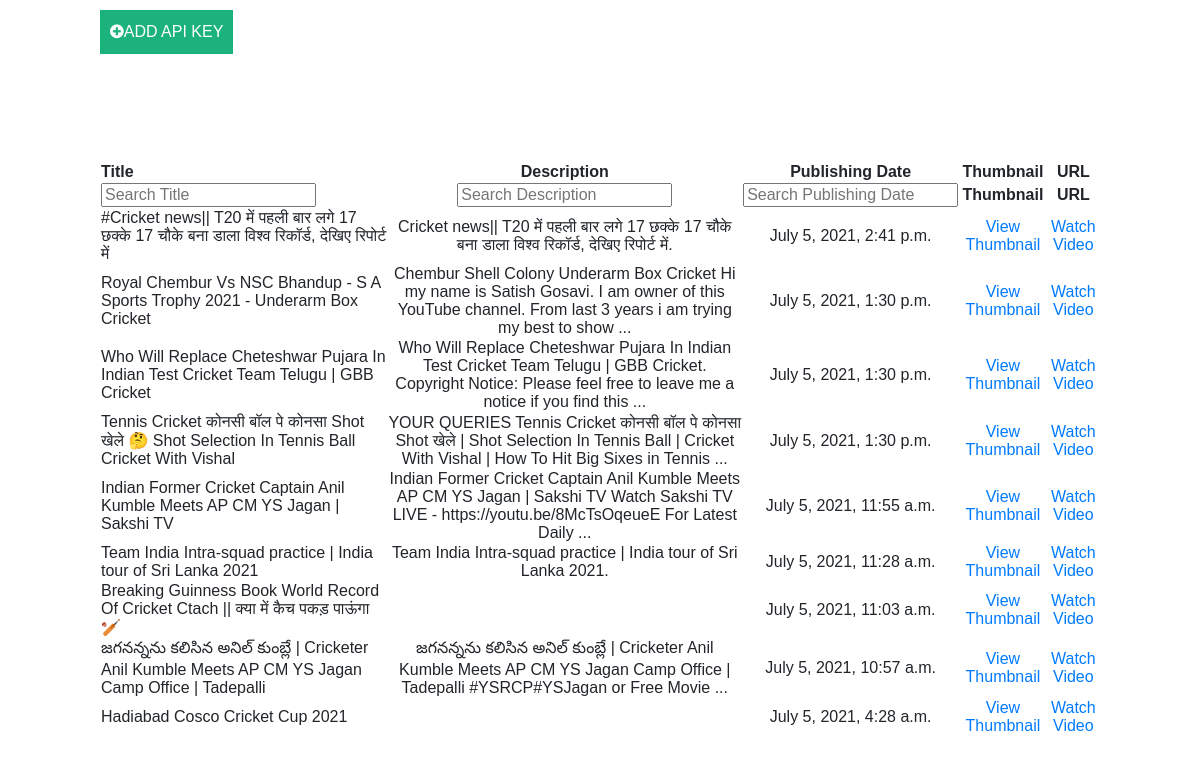
The app's page /, older data.
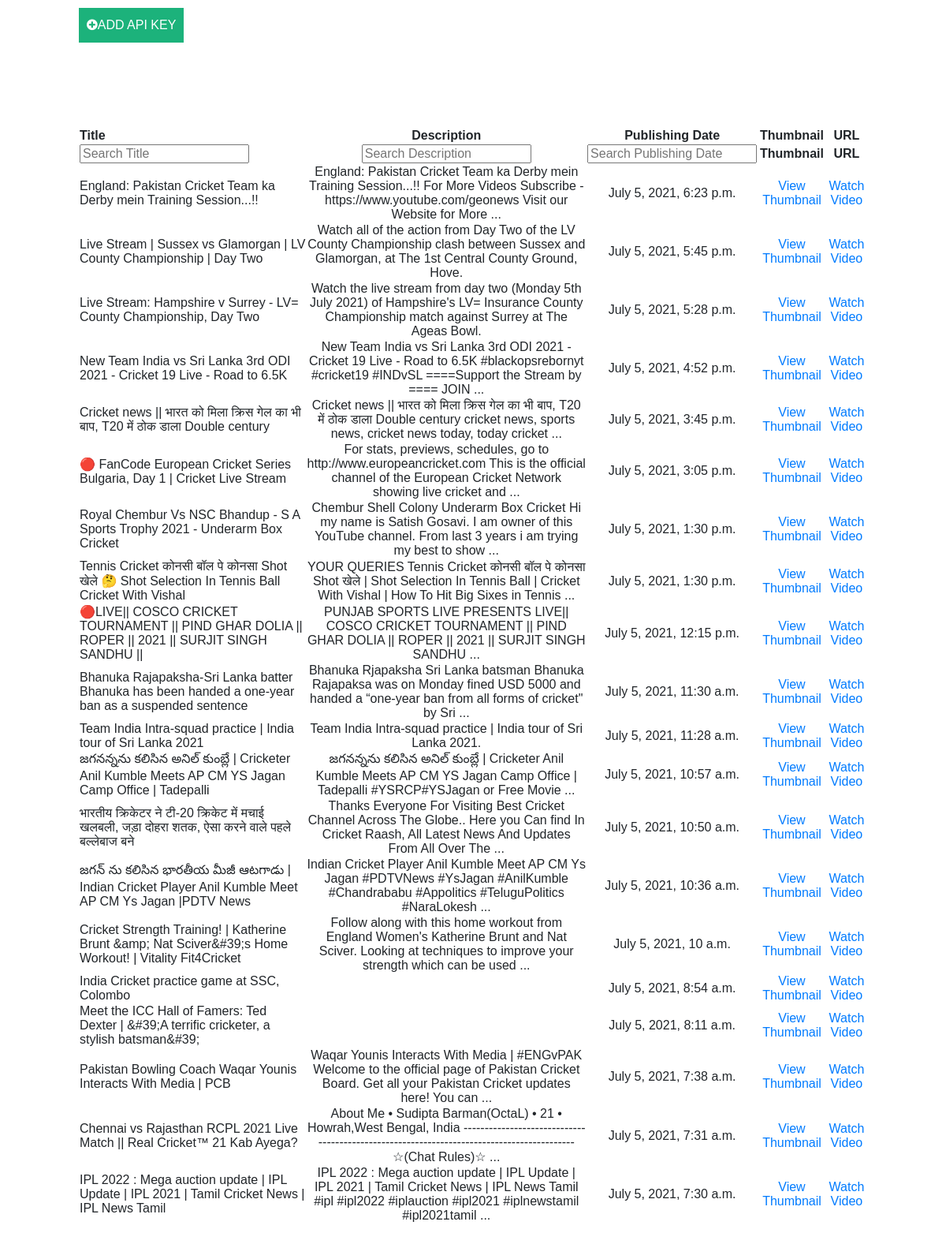
The same page, newer data.
### video_app/models.py (models this page shows, shortened)
class videos(models.Model):
    video_id = models.CharField(max_length=200,null=True,unique=True)
    title = models.CharField(max_length=500,null=True)
    description = models.CharField(max_length=2000,null=True)
    date = models.DateTimeField(null=True)
    photo = models.CharField(max_length=100,null=True)
    url = models.CharField(max_length=500,null=True)

### video_app/views.py (the view)
# urls.py: path('', views.dashboard, name='dashboard'),
def dashboard(request):
    entries = getattr(models, VIDEOS).objects.all().order_by('-'+DATE)
    return render(request, BASE_PATH, {ENTRIES: entries})

### video_app/templates/video_app/base.html (shortened to what this page needs)
<!DOCTYPE>
    <html>
    <head>
{% include "video_app/imports/css.html" %}
    <head>
    <body>
    <button type='button' onclick="crud()"  style=" width:auto;padding:10px;margin-left:100px;margin-top:10px"><i class="fa fa-plus-circle"></i>ADD API KEY</button>
    <div style="padding:100px">
    {% include "video_app/table/table.html" %}
</body>
</html>

### video_app/templates/video_app/table/table.html
<table id="table_id" class="display">
    <thead>
        <tr>
            <th>Title</th>
            <th style="text-align:center">Description</th>
            <th style="text-align:center">Publishing Date</th>
            <th style="text-align:center">Thumbnail</th>
            <th style="text-align:center">URL</th>
        </tr>
    </thead>
    <tbody>
    {% for entry in entries %}
        <tr>
            <td>{{ entry.title }}</td>
            <td style="text-align:center" >{{ entry.description }}</td>
            <td style="text-align:center" >{{ entry.date }}</td>
            <td style="text-align:center" ><a href="{{ entry.photo }}" target='_blank'>View Thumbnail</a></td>
            <td style="text-align:center" ><a href="{{ entry.url }}" targer='_blank'>Watch Video</a></td>
        </tr>
        {% endfor %}
    </tbody>
</table>

Row changes from the older to the newer data that the page shows:
removed videos: title "#Cricket news|| T20 में पहली बार लगे 17 छक्के 17 चौके बना डाला विश्व रिकॉर्ड, देखिए रिपोर्ट में", description "Cricket news|| T20 में पहली बार लगे 17 छक्के 17 चौके बना डाला विश्व रिकॉर्ड, देखिए रिपोर्ट में.", date "July 5, 2021, 2:41 p.m."
removed videos: title "Who Will Replace Cheteshwar Pujara In Indian Test Cricket Team Telugu | GBB Cricket", description "Who Will Replace Cheteshwar Pujara In Indian Test Cricket Team Telugu | GBB Cricket. Copyright Notice: Please feel free to leave me a notice if you find this ...", date "July 5, 2021, 1:30 p.m."
removed videos: title "Indian Former Cricket Captain Anil Kumble Meets AP CM YS Jagan | Sakshi TV", description "Indian Former Cricket Captain Anil Kumble Meets AP CM YS Jagan | Sakshi TV Watch Sakshi TV LIVE - https://youtu.be/8McTsOqeueE For Latest Daily ...", date "July 5, 2021, 11:55 a.m."
removed videos: title "Breaking Guinness Book World Record Of Cricket Ctach || क्या में कैच पकड़ पाऊंगा 🏏", date "July 5, 2021, 11:03 a.m."
removed videos: title "Hadiabad Cosco Cricket Cup 2021", date "July 5, 2021, 4:28 a.m."
added videos: title "England: Pakistan Cricket Team ka Derby mein Training Session...!!", description "England: Pakistan Cricket Team ka Derby mein Training Session...!! For More Videos Subscribe - https://www.youtube.com/geonews Visit our Website for More ...", date "July 5, 2021, 6:23 p.m."
added videos: title "Live Stream | Sussex vs Glamorgan | LV County Championship | Day Two", description "Watch all of the action from Day Two of the LV County Championship clash between Sussex and Glamorgan, at The 1st Central County Ground, Hove.", date "July 5, 2021, 5:45 p.m."
added videos: title "Live Stream: Hampshire v Surrey - LV= County Championship, Day Two", description "Watch the live stream from day two (Monday 5th July 2021) of Hampshire's LV= Insurance County Championship match against Surrey at The Ageas Bowl.", date "July 5, 2021, 5:28 p.m."
added videos: title "New Team India vs Sri Lanka 3rd ODI 2021 - Cricket 19 Live - Road to 6.5K", description "New Team India vs Sri Lanka 3rd ODI 2021 - Cricket 19 Live - Road to 6.5K #blackopsrebornyt #cricket19 #INDvSL ====Support the Stream by ==== JOIN ...", date "July 5, 2021, 4:52 p.m."
added videos: title "Cricket news || भारत को मिला क्रिस गेल का भी बाप, T20 में ठोक डाला Double century", description "Cricket news || भारत को मिला क्रिस गेल का भी बाप, T20 में ठोक डाला Double century cricket news, sports news, cricket news today, today cricket ...", date "July 5, 2021, 3:45 p.m."
added videos: title "🔴 FanCode European Cricket Series Bulgaria, Day 1 | Cricket Live Stream", description "For stats, previews, schedules, go to http://www.europeancricket.com This is the official channel of the European Cricket Network showing live cricket and ...", date "July 5, 2021, 3:05 p.m."
added videos: title "🔴LIVE|| COSCO CRICKET TOURNAMENT || PIND GHAR DOLIA || ROPER || 2021 || SURJIT SINGH SANDHU ||", description "PUNJAB SPORTS LIVE PRESENTS LIVE|| COSCO CRICKET TOURNAMENT || PIND GHAR DOLIA || ROPER || 2021 || SURJIT SINGH SANDHU ...", date "July 5, 2021, 12:15 p.m."
added videos: title "Bhanuka Rajapaksha-Sri Lanka batter Bhanuka has been handed a one-year ban as a suspended sentence", description "Bhanuka Rjapaksha Sri Lanka batsman Bhanuka Rajapaksa was on Monday fined USD 5000 and handed a “one-year ban from all forms of cricket\" by Sri ...", date "July 5, 2021, 11:30 a.m."
added videos: title "भारतीय क्रिकेटर ने टी-20 क्रिकेट में मचाई खलबली, जड़ा दोहरा शतक, ऐसा करने वाले पहले बल्लेबाज बने", description "Thanks Everyone For Visiting Best Cricket Channel Across The Globe.. Here you Can find In Cricket Raash, All Latest News And Updates From All Over The ...", date "July 5, 2021, 10:50 a.m."
added videos: title "జగన్ ను కలిసిన భారతీయ మీజీ ఆటగాడు | Indian Cricket Player Anil Kumble Meet AP CM Ys Jagan |PDTV News", description "Indian Cricket Player Anil Kumble Meet AP CM Ys Jagan #PDTVNews #YsJagan #AnilKumble #Chandrababu #Appolitics #TeluguPolitics #NaraLokesh ...", date "July 5, 2021, 10:36 a.m."
added videos: title "Cricket Strength Training! | Katherine Brunt &amp; Nat Sciver&#39;s Home Workout! | Vitality Fit4Cricket", description "Follow along with this home workout from England Women's Katherine Brunt and Nat Sciver. Looking at techniques to improve your strength which can be used ...", date "July 5, 2021, 10 a.m."
added videos: title "India Cricket practice game at SSC, Colombo", date "July 5, 2021, 8:54 a.m."
added videos: title "Meet the ICC Hall of Famers: Ted Dexter | &#39;A terrific cricketer, a stylish batsman&#39;", date "July 5, 2021, 8:11 a.m."
added videos: title "Pakistan Bowling Coach Waqar Younis Interacts With Media | PCB", description "Waqar Younis Interacts With Media | #ENGvPAK Welcome to the official page of Pakistan Cricket Board. Get all your Pakistan Cricket updates here! You can ...", date "July 5, 2021, 7:38 a.m."
added videos: title "Chennai vs Rajasthan RCPL 2021 Live Match || Real Cricket™ 21 Kab Ayega?", description "About Me • Sudipta Barman(OctaL) • 21 • Howrah,West Bengal, India ------------------------------------------------------------------------------------------ ☆(Chat Rules)☆ ...", date "July 5, 2021, 7:31 a.m."
added videos: title "IPL 2022 : Mega auction update | IPL Update | IPL 2021 | Tamil Cricket News | IPL News Tamil", description "IPL 2022 : Mega auction update | IPL Update | IPL 2021 | Tamil Cricket News | IPL News Tamil #ipl #ipl2022 #iplauction #ipl2021 #iplnewstamil #ipl2021tamil ...", date "July 5, 2021, 7:30 a.m."
